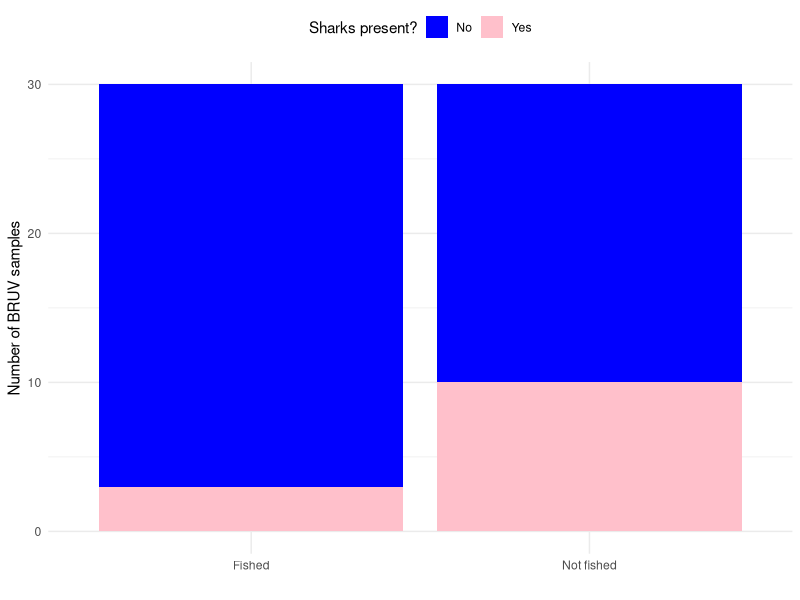

Generate this figure with R:
library(tidyverse)
bruv<-read.csv("bruv.csv")
theme_set(theme_minimal())
ggplot(bruv,aes(x=Zone,fill=Sharks))+
  geom_bar()+
  scale_fill_manual(values=c("blue","pink"))+
  labs(x="",y="Number of BRUV samples",fill="Sharks present?")+
  theme(legend.position="top")
# I edited this on the website 
